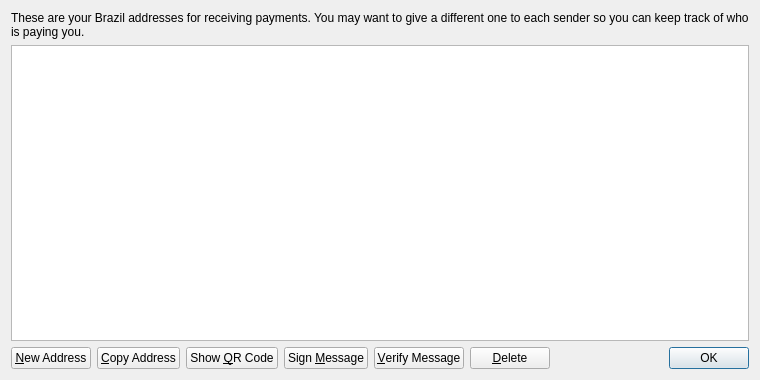
<?xml version="1.0" encoding="UTF-8"?>
<ui version="4.0">
 <class>AddressBookPage</class>
 <widget class="QWidget" name="AddressBookPage">
  <property name="geometry">
   <rect>
    <x>0</x>
    <y>0</y>
    <width>760</width>
    <height>380</height>
   </rect>
  </property>
  <property name="windowTitle">
   <string>Address Book</string>
  </property>
  <layout class="QVBoxLayout" name="verticalLayout">
   <item>
    <widget class="QLabel" name="labelExplanation">
     <property name="text">
      <string>These are your Brazil addresses for receiving payments. You may want to give a different one to each sender so you can keep track of who is paying you.</string>
     </property>
     <property name="textFormat">
      <enum>Qt::PlainText</enum>
     </property>
     <property name="wordWrap">
      <bool>true</bool>
     </property>
    </widget>
   </item>
   <item>
    <widget class="QTableView" name="tableView">
     <property name="contextMenuPolicy">
      <enum>Qt::CustomContextMenu</enum>
     </property>
     <property name="toolTip">
      <string>Double-click to edit address or label</string>
     </property>
     <property name="tabKeyNavigation">
      <bool>false</bool>
     </property>
     <property name="selectionMode">
      <enum>QAbstractItemView::SingleSelection</enum>
     </property>
     <property name="selectionBehavior">
      <enum>QAbstractItemView::SelectRows</enum>
     </property>
     <property name="sortingEnabled">
      <bool>true</bool>
     </property>
     <attribute name="verticalHeaderVisible">
      <bool>false</bool>
     </attribute>
    </widget>
   </item>
   <item>
    <layout class="QHBoxLayout" name="horizontalLayout">
     <item>
      <widget class="QPushButton" name="newAddressButton">
       <property name="toolTip">
        <string>Create a new address</string>
       </property>
       <property name="text">
        <string>&amp;New Address</string>
       </property>
      </widget>
     </item>
     <item>
      <widget class="QPushButton" name="copyToClipboard">
       <property name="toolTip">
        <string>Copy the currently selected address to the system clipboard</string>
       </property>
       <property name="text">
        <string>&amp;Copy Address</string>
       </property>
      </widget>
     </item>
     <item>
      <widget class="QPushButton" name="showQRCode">
       <property name="text">
        <string>Show &amp;QR Code</string>
       </property>
      </widget>
     </item>
     <item>
      <widget class="QPushButton" name="signMessage">
       <property name="toolTip">
        <string>Sign a message to prove you own a Brazil address</string>
       </property>
       <property name="text">
        <string>Sign &amp;Message</string>
       </property>
      </widget>
     </item>
     <item>
      <widget class="QPushButton" name="verifyMessage">
       <property name="toolTip">
        <string>Verify a message to ensure it was signed with a specified Brazil address</string>
       </property>
       <property name="text">
        <string>&amp;Verify Message</string>
       </property>
      </widget>
     </item>
     <item>
      <widget class="QPushButton" name="deleteButton">
       <property name="toolTip">
        <string>Delete the currently selected address from the list</string>
       </property>
       <property name="text">
        <string>&amp;Delete</string>
       </property>
      </widget>
     </item>
     <item>
      <spacer name="horizontalSpacer">
       <property name="orientation">
        <enum>Qt::Horizontal</enum>
       </property>
       <property name="sizeHint" stdset="0">
        <size>
         <width>40</width>
         <height>20</height>
        </size>
       </property>
      </spacer>
     </item>
     <item>
      <widget class="QDialogButtonBox" name="buttonBox">
       <property name="sizePolicy">
        <sizepolicy hsizetype="Maximum" vsizetype="Fixed">
         <horstretch>0</horstretch>
         <verstretch>0</verstretch>
        </sizepolicy>
       </property>
       <property name="standardButtons">
        <set>QDialogButtonBox::Ok</set>
       </property>
      </widget>
     </item>
    </layout>
   </item>
  </layout>
 </widget>
 <resources>
  <include location="../bitcoin.qrc"/>
 </resources>
 <connections/>
</ui>
